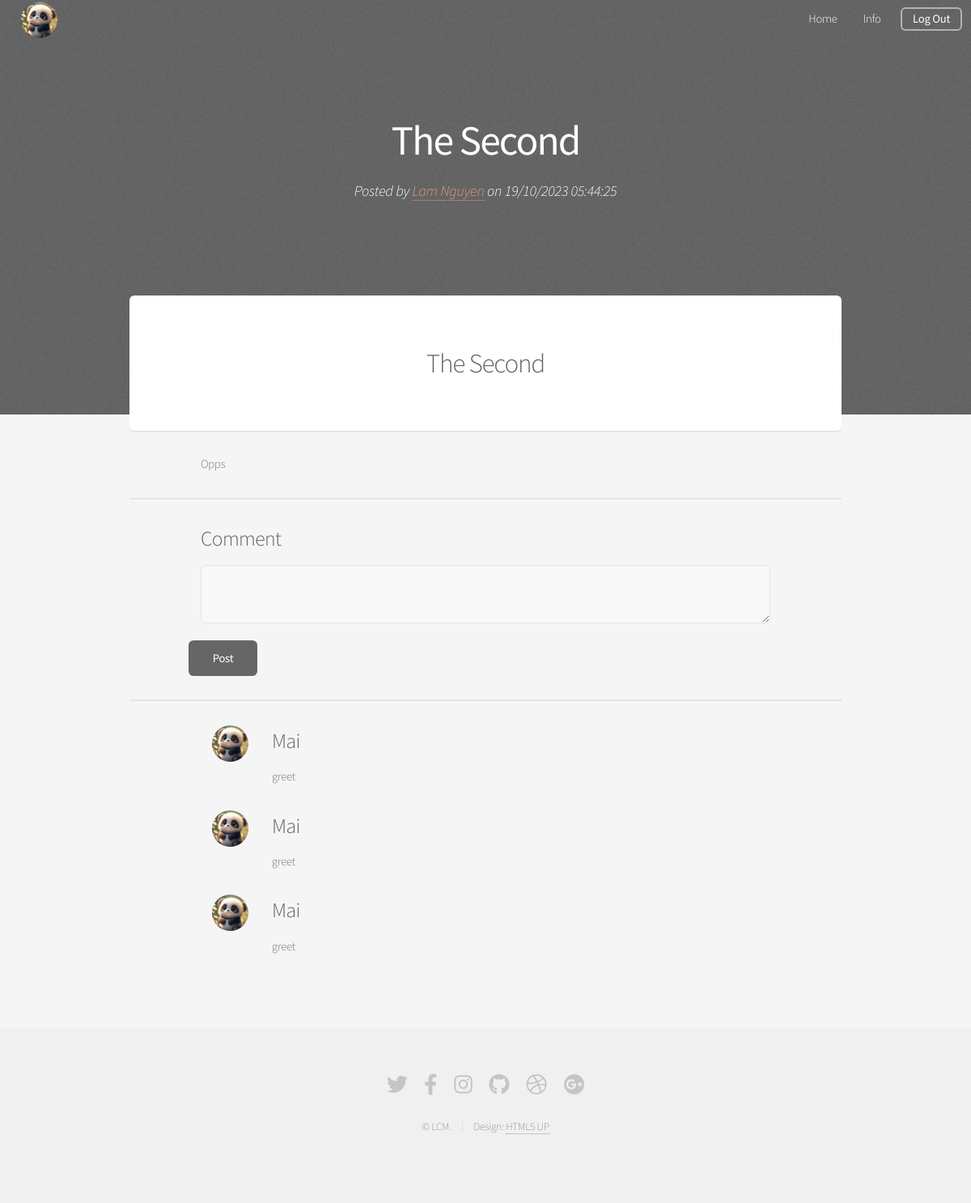
Page /post/3 (signed in) on the committed database.
### blog/model.py (models this page shows, shortened)
class Post(db.Model):
    id = db.Column(db.Integer, primary_key=True)
    title = db.Column(db.String(100), nullable=False)
    content = db.Column(db.Text, nullable=False)
    date = db.Column(db.DateTime, nullable=False, default=datetime.utcnow)
    image_cover = db.Column(db.String(20), default="..\static\default_image_cover.jpg")
    post_rela = db.relationship('State', backref=db.backref('post', lazy=True))

class User(db.Model, UserMixin):
    id = db.Column(db.Integer, primary_key=True)
    email = db.Column(db.String(100), unique=True, nullable=False)
    username = db.Column(db.String(100), nullable=False)
    password = db.Column(db.String(100), nullable=False)
    bio = db.Column(db.String(250), default=None)
    avatar = db.Column(db.String(20), default="..\static\default_avatar.png")
    image_cover = db.Column(db.String(20), default="..\static\default_image_cover.jpg")
    rank_id = db.Column(db.Integer, default=2) # except admin, rank_id=1
    user_rela = db.relationship('State', backref=db.backref('user', lazy=True))

class State(db.Model):
    id = db.Column(db.Integer, primary_key=True)
    is_author = db.Column(db.Boolean, nullable=False)
    user_id = db.Column(db.Integer, db.ForeignKey('user.id'), nullable=False)
    post_id = db.Column(db.Integer, db.ForeignKey('post.id'), nullable=False)
    comment = db.Column(db.Text)

### blog/route.py (the view)
@app.route('/post/<int:post_id>', methods=['GET', 'POST'])
@login_required
def post(post_id):
    post = Post.query.filter_by(id=post_id).first()
    author_state = State.query.filter_by(is_author=True, post_id=post.id).first()
    author = User.query.filter_by(id=author_state.user_id).first() # a user
    commenter_state = State.query.filter_by(is_author=False, post_id=post.id)
    commenter = [] # a list of users
    for state in commenter_state:
        commenter += User.query.filter_by(id=state.user_id).all()
    if current_user.id == author_state.user_id: is_authen=True
    else: is_authen=False
    form = CommentForm()
    if form.validate_on_submit():
        state = State(is_author=False, user_id=current_user.id,
                      post_id=post.id, comment=form.content.data)
        db.session.add(state)
        db.session.commit()
    return render_template('post.html', form=form, author=author, post=post,
                           commenter=commenter[::-1],
                           commenter_state=commenter_state[::-1],
                           is_authen=is_authen)

### blog/form.py
class CommentForm(FlaskForm):
    content = TextAreaField('Content', validators=[DataRequired()])
    submit = SubmitField('Post')

### blog/model.py (called while the page is built)
@login_manager.user_loader
def load_user(user_id):
     return User.query.get(int(user_id))

### blog/templates/post.html (shortened to what this page needs)
<!DOCTYPE HTML>
<html>
	<head>
		<link rel="stylesheet" href="../static/assets/css/main.css" />
	</head>
	<body class="landing is-preload">
		<div id="page-wrapper">
				<header id="header" class="alt">
					<nav style="left: 0.75em; right: auto;">
						<ul>
							<li>
								<a><img src="{{ current_user.avatar }}" class="avatar"></a>
							</li>
						</ul>
					</nav>
					<nav id="nav">
						<ul>
							<li><a href="{{ url_for('home') }}">Home</a></li>
							{% if current_user.rank_id == 1: %}
                            <li><a href="{{ url_for('admin') }}" class="icon solid">Info</a></li>
                            {% else: %}
                            <li><a href="{{ url_for('account') }}" class="icon solid">Info</a></li>
                            {% endif %}
                            <li><a href="{{ url_for('logout') }}" class="button">Log Out</a></li>
						</ul>
					</nav>
				</header>
				<section id="banner" style="background-image: url('../static/assets/css/images/overlay.png'),url('{{ post.image_cover }}');">
					<h2><b style="color: white;">{{ post.title }}</b></h2>
                    <p>
                      <i>Posted by
                      <a href="#">{{ author.username }}</a> on {{ post.date.strftime("%d/%m/%Y %H:%M:%S") }}
                      </i>
                    </p>
				</section>
				<section id="main" class="container">
					<section class="box special">
						<header class="major">
							<h2>{{ post.title }}</h2>
						</header>
					</section>
					<div style="margin: 0% 10% 0% 10%">
					  <p>
						  {{ post.content|safe }}
					  </p>
					</div>
					<hr>
					{% if current_user.is_authenticated %}
					<div style="margin: 0% 10% 0% 10%">
						<h3>Comment</h3>
						<form method="post" action="{{ url_for('post', post_id=post.id) }}">
							<div class="row gtr-uniform gtr-50">
								<div class="col-12 col-12-mobilep">
									{{ form.content }}
								</div>
							</div>
							 <div class="col-12" style="margin: 3% 0;">
								<ul class="actions">
									{{ form.submit }}
								</ul>
							</div>
						</form>
					</div>
					<hr>
					{% endif %}
					<div class="container text-left row-gap-3">
						<div>
							{% for i in range(commenter| length): %}
							<div class="row">
								<div class="col-2">
									<img src="{{ commenter[i].avatar }}" class="avatar" align="right">
								</div>
								<div class="col-8">
									<h3>{{ commenter[i].username }}</h3>
								</div>
							</div>
							<div class="row">
								<div class="col-2">
								</div>
								<div class="col-8">
									<p>{{ commenter_state[i].comment }}</p>
								</div>
							</div>
							{% endfor %}
						</div>
					</div>
				</section>
				<footer id="footer">
					<ul class="icons">
						<li><a href="#" class="icon brands fa-twitter"><span class="label">Twitter</span></a></li>
						<li><a href="#" class="icon brands fa-facebook-f"><span class="label">Facebook</span></a></li>
						<li><a href="#" class="icon brands fa-instagram"><span class="label">Instagram</span></a></li>
						<li><a href="#" class="icon brands fa-github"><span class="label">Github</span></a></li>
						<li><a href="#" class="icon brands fa-dribbble"><span class="label">Dribbble</span></a></li>
						<li><a href="#" class="icon brands fa-google-plus"><span class="label">Google+</span></a></li>
					</ul>
					<ul class="copyright">
						<li>&copy; LCM.</li><li>Design: <a href="http://html5up.net">HTML5 UP</a></li>
					</ul>
				</footer>
		</div>
	</body>
</html>

### rows in the picture
Post: title "The Second", date "19/10/2023 05:44:25", content "Opps"
User: username "Lam Nguyen"
User: username "Mai" "Mai" "Mai"
State: comment "greet"
State: comment "greet"
State: comment "greet"
